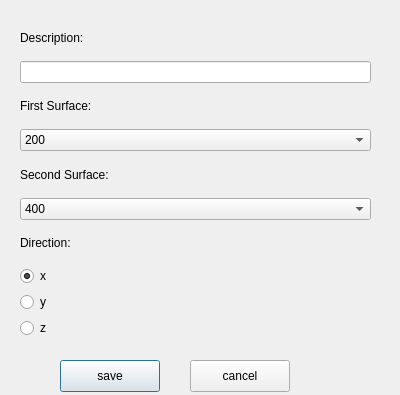
<?xml version="1.0" encoding="UTF-8"?>
<ui version="4.0">
 <class>PerAlignDialog</class>
 <widget class="QDialog" name="PerAlignDialog">
  <property name="geometry">
   <rect>
    <x>0</x>
    <y>0</y>
    <width>400</width>
    <height>395</height>
   </rect>
  </property>
  <property name="windowTitle">
   <string>Periodic Alignment</string>
  </property>
  <widget class="QWidget" name="verticalLayoutWidget">
   <property name="geometry">
    <rect>
     <x>20</x>
     <y>20</y>
     <width>351</width>
     <height>318</height>
    </rect>
   </property>
   <layout class="QVBoxLayout" name="verticalLayout">
    <item>
     <widget class="QLabel" name="label">
      <property name="text">
       <string>Description:</string>
      </property>
     </widget>
    </item>
    <item>
     <widget class="QLineEdit" name="lineDescription"/>
    </item>
    <item>
     <widget class="QLabel" name="label_2">
      <property name="text">
       <string>First Surface:</string>
      </property>
     </widget>
    </item>
    <item>
     <widget class="QComboBox" name="comboBox">
      <item>
       <property name="text">
        <string>200</string>
       </property>
      </item>
     </widget>
    </item>
    <item>
     <widget class="QLabel" name="label_3">
      <property name="text">
       <string>Second Surface:</string>
      </property>
     </widget>
    </item>
    <item>
     <widget class="QComboBox" name="comboBox_2">
      <item>
       <property name="text">
        <string>400</string>
       </property>
      </item>
     </widget>
    </item>
    <item>
     <widget class="QLabel" name="label_4">
      <property name="text">
       <string>Direction:</string>
      </property>
     </widget>
    </item>
    <item>
     <widget class="QRadioButton" name="radioBtnX">
      <property name="text">
       <string>x</string>
      </property>
      <property name="checked">
       <bool>true</bool>
      </property>
     </widget>
    </item>
    <item>
     <widget class="QRadioButton" name="radioBtnY">
      <property name="text">
       <string>y</string>
      </property>
     </widget>
    </item>
    <item>
     <widget class="QRadioButton" name="radioBtnZ">
      <property name="text">
       <string>z</string>
      </property>
     </widget>
    </item>
   </layout>
  </widget>
  <widget class="QPushButton" name="btnSave">
   <property name="geometry">
    <rect>
     <x>60</x>
     <y>360</y>
     <width>100</width>
     <height>32</height>
    </rect>
   </property>
   <property name="text">
    <string>save</string>
   </property>
  </widget>
  <widget class="QPushButton" name="btnCancel">
   <property name="geometry">
    <rect>
     <x>190</x>
     <y>360</y>
     <width>100</width>
     <height>32</height>
    </rect>
   </property>
   <property name="text">
    <string>cancel</string>
   </property>
  </widget>
 </widget>
 <resources/>
 <connections/>
</ui>
